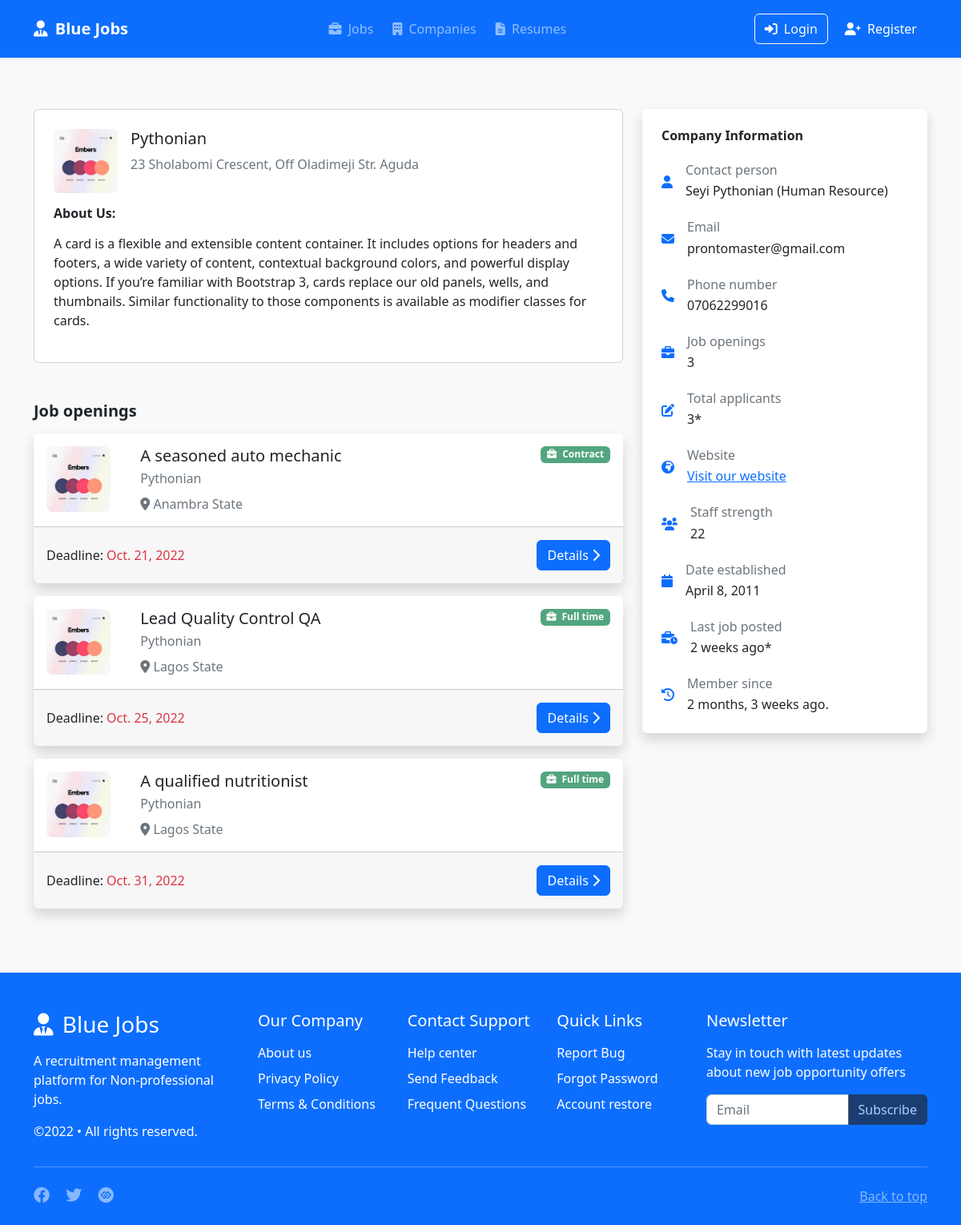
/company/pythonian/, run on the app's committed database.
### account/models.py (models this page shows, shortened)
class Company(models.Model):
    user = models.OneToOneField(User, on_delete=models.CASCADE)
    name = models.CharField('Company name', max_length=100, unique=True)
    slug = models.SlugField(max_length=100, unique=True, null=True)
    about = models.TextField(max_length=5000)
    logo = models.ImageField(upload_to='logos', blank=True) # crop logo to 80x80
    contact_person = models.CharField(max_length=255)
    position_in_company = models.CharField(max_length=50)
    established = models.DateField(blank=True, null=True)
    website = models.URLField(blank=True, null=True)
    address = models.CharField(max_length=50, blank=True)
    staff_strength = models.CharField('Number of employees', max_length=50, blank=True)
    phone_number = models.CharField(max_length=13, blank=True)
    created = models.DateTimeField(_('Created'), auto_now_add=True)
    updated = models.DateTimeField(_('Updated'), auto_now=True)
    class Meta:
        ordering = ['-created']
        verbose_name_plural = 'Companies'

class User(AbstractUser):
    is_company = models.BooleanField(default=False)
    is_employee = models.BooleanField(default=False)
    email_verified = models.BooleanField(default=False)

### jobs/models.py (models this page shows, shortened)
class Job(models.Model):
    class JobStatus(models.TextChoices):
        ACTIVE = 'A', _('Active')
        INACTIVE = 'I', _('Inactive')
    class SalarySchedule(models.TextChoices):
        HOURLY = 'H', _('Hourly')
        DAILY = 'D', _('Daily')
        WEEKLY = 'W', _('Weekly')
        MONTHLY = 'M', _('Monthly')
        YEARLY = 'Y', _('Yearly')
    class GenderStatus(models.TextChoices):
        MALE = 'M', _('Male')
        FEMALE = 'F', _('Female')
    title = models.CharField(verbose_name=_('Title'), max_length=255)
    slug = models.SlugField(verbose_name=_('Slug'), max_length=255, unique=True)
    description = models.TextField(_('Description')) # use RichTextEditor
    salary_mode = models.CharField(
        _('Salary Mode'), max_length=1, choices=SalarySchedule.choices)
    base_salary_amount = models.PositiveIntegerField()
    maximum_salary_amount = models.PositiveIntegerField(blank=True, null=True)
    experience = models.PositiveIntegerField(_('Years of experience'),
                                             blank=True, null=True)
    vacancy = models.PositiveIntegerField(blank=True, null=True)
    application_deadline = models.DateField()
    qualification_title = models.CharField(_('Qualification title'), max_length=50, blank=True)
    gender = models.CharField(max_length=1, choices=GenderStatus.choices, blank=True)
    status = models.CharField(
        max_length=1, choices=JobStatus.choices, default=JobStatus.ACTIVE)
    category = models.ForeignKey(Category, verbose_name=_('Category'), null=True,
                                 related_name='jobs', on_delete=models.SET_NULL)
    jobtype = models.ForeignKey(JobType, verbose_name=_('Job Type'), null=True,
                                on_delete=models.SET_NULL)
    company = models.ForeignKey(Company, verbose_name=_('Company'),
                                related_name='jobs', on_delete=models.CASCADE)
    address = models.CharField(max_length=255, blank=True)
    state = models.ForeignKey(State, verbose_name=_('State'), null=True,
                              on_delete=models.SET_NULL)
    impressions = models.PositiveIntegerField(default=0)
    sponsored = models.BooleanField(_('Sponsored'), default=False)
    created = models.DateTimeField(auto_now_add=True)
    updated = models.DateTimeField(auto_now=True)
    objects = models.Manager()
    active = ActiveJobManager()
    class Meta:
        verbose_name = _('Job')
        verbose_name_plural = _('Jobs')
        ordering = ['application_deadline', '-created']
    def get_absolute_url(self):
        return reverse('jobs:detail', kwargs={'slug': self.slug})

class JobType(models.Model):
    name = models.CharField(_('Name'), unique=True, max_length=15)
    slug = models.SlugField(_('Slug'), unique=True, max_length=15)
    class Meta:
        verbose_name = _('Job Type')
        verbose_name_plural = _('Job Types')
        ordering = ['name']
    def __str__(self):
        return self.name

class State(models.Model):
    name = models.CharField(_('Name'), unique=True, max_length=25)
    slug = models.SlugField(_('Slug'), unique=True, max_length=25)
    class Meta:
        verbose_name = _('State')
        verbose_name_plural = _('States')
        ordering = ['name']
    def __str__(self):
        return self.name

### django_jobs/views.py (the view)
# urls.py: path('company/<slug:slug>/', company_detail, name='company_detail'),
def company_detail(request, slug):
    company = get_object_or_404(Company, slug=slug)
    jobs = company.jobs.all()
    template = 'company_detail.html'
    context = {
        'company': company,
        'jobs': jobs
    }
    return render(request, template, context)

### templates/company_detail.html (shortened to what this page needs)
{% extends "base.html" %}
{% load static %}
{% block content %}
<section class="py-5 bg-light">
    <div class="container my-3">
        <div class="row">
            <div class="col-lg-8">
                <div class="card p-4 mb-5">
                    <div class="d-flex mb-3">
                        <div class="flex-shrink-0">
                            <img src="{% if company.logo %}{{ company.logo.url }}{% else %}https://via.placeholder.com/80{% endif %}" width="80px" height="80px" alt="{{ company.name }}" class="rounded">
                        </div>
                        <div class="ms-3">
                            <h5>{{ company.name }}</h5>
                            <span class="text-muted">{{ company.address }}</span>
                        </div>
                    </div>
                    <h6 class="fw-bold mb-3">About Us:</h6>
                    {{ company.about|linebreaks|safe }}
                </div>
                <h5 class="fw-bold mb-3">Job openings</h5>
                {% for job in jobs %}
                    <div class="col-12 mb-3">{% include 'partials/_job_grid.html' %}</div>
                {% empty %}
                    <div class="d-flex justify-content-center pt-5 mt-5">
                        <img src="{% static 'img/empty.svg' %}" class="img-fluid w-25" alt="">
                    </div>
                {% endfor %}
            </div>
            <div class="col-lg-4">
                <div class="card shadow border-0">
                    <div class="p-4">
                        <h6 class="fw-bold mb-3">Company Information</h6>
                        <div class="d-flex align-items-center mt-4">
                            <div class="flex-shrink-0">
                                <i class="fa-solid fa-user text-primary"></i>
                            </div>
                            <div class="ms-3">
                                <h6 class="mb-1 text-muted">Contact person</h6>
                                <p class="mb-0">{{ company.contact_person }} ({{ company.position_in_company }})</p>
                            </div>
                        </div>
                        <div class="d-flex align-items-center mt-4">
                            <div class="flex-shrink-0">
                                <i class="fa-solid fa-envelope text-primary"></i>
                            </div>
                            <div class="ms-3">
                                <h6 class="mb-1 text-muted">Email</h6>
                                <p class="mb-0">{{ company.user.email }}</p>
                            </div>
                        </div>
                        <div class="d-flex align-items-center mt-4">
                            <div class="flex-shrink-0">
                                <i class="fa-solid fa-phone text-primary"></i>
                            </div>
                            <div class="ms-3">
                                <h6 class="mb-1 text-muted">Phone number</h6>
                                <p class="mb-0">{{ company.phone_number }}</p>
                            </div>
                        </div>
                        <div class="d-flex align-items-center mt-4">
                            <div class="flex-shrink-0">
                                <i class="fa-solid fa-briefcase text-primary"></i>
                            </div>
                            <div class="ms-3">
                                <h6 class="mb-1 text-muted">Job openings</h6>
                                <p class="mb-0">{{ company.jobs.count }}</p>
                            </div>
                        </div>
                        <div class="d-flex align-items-center mt-4">
                            <div class="flex-shrink-0">
                                <i class="fa-solid fa-pen-to-square text-primary"></i>
                            </div>
                            <div class="ms-3">
                                <h6 class="mb-1 text-muted">Total applicants</h6>
                                <p class="mb-0">3*</p>
                            </div>
                        </div>
                        {% if company.website %}
                        <div class="d-flex align-items-center mt-4">
                            <div class="flex-shrink-0">
                                <i class="fa-solid fa-globe-africa text-primary"></i>
                            </div>
                            <div class="ms-3">
                                <h6 class="mb-1 text-muted">Website</h6>
                                <p class="mb-0"><a href="{{ company.website }}" target="_blank">Visit our website</a></p>
                            </div>
                        </div>
                        {% endif %}
                        <div class="d-flex align-items-center mt-4">
                            <div class="flex-shrink-0">
                                <i class="fa-solid fa-users text-primary"></i>
                            </div>
                            <div class="ms-3">
                                <h6 class="mb-1 text-muted">Staff strength</h6>
                                <p class="mb-0">{{ company.staff_strength }}</p>
                            </div>
                        </div>
                        <div class="d-flex align-items-center mt-4">
                            <div class="flex-shrink-0">
                                <i class="fa-solid fa-calendar text-primary"></i>
                            </div>
                            <div class="ms-3">
                                <h6 class="mb-1 text-muted">Date established</h6>
                                <p class="mb-0">{{ company.established }}</p>
                            </div>
                        </div>
                        <div class="d-flex align-items-center mt-4">
                            <div class="flex-shrink-0">
                                <i class="fa-solid fa-business-time text-primary"></i>
                            </div>
                            <div class="ms-3">
                                <h6 class="mb-1 text-muted">Last job posted</h6>
                                <p class="mb-0">2 weeks ago*</p>
                            </div>
                        </div>
                        <div class="d-flex align-items-center mt-4">
                            <div class="flex-shrink-0">
                                <i class="fa-solid fa-clock-rotate-left text-primary"></i>
                            </div>
                            <div class="ms-3">
                                <h6 class="mb-1 text-muted">Member since</h6>
                                <p class="mb-0">{{ company.created|timesince }} ago.</p>
                            </div>
                        </div>
                    </div>
                </div>
            </div>
        </div>
    </div>
</section>
{% endblock %}

### templates/partials/_job_grid.html
<div class="card shadow border-0">
    <div class="card-body">
        <div class="row g-0">
            <div class="col-lg-2 d-none d-lg-block">
                {% if job.company.logo %}<img src="{{ job.company.logo.url }}" width="80px" height="80px" alt="{{ job.company.name }}" class="img-fluid rounded-3">{% endif %}
            </div>
            <div class="col-lg-10">
                <div class="mt-3 mt-lg-0">
                    <span class="badge bg-success opacity-75 float-end"><i class="fa-solid fa-briefcase me-1"></i> {{ job.jobtype }}</span>
                    <h5 class="mb-1">{{ job.title }}</h5>
                    <p class="text-muted mb-0">{{ job.company.name }}</p>
                    <div class="mt-2 text-muted">
                        <i class="fas fa-location-dot"></i> {{ job.state }} State
                    </div>
                </div>
            </div>
        </div>
    </div>
    <div class="p-3 card-footer">
        <div class="d-flex justify-content-between">
            <div class="d-flex align-items-center">
                Deadline: <span class="text-danger ms-1">{% if job.application_deadline %}{{ job.application_deadline }}{% else %}&infin;{% endif %}</span>
            </div>
            <div>
                <a href="{{ job.get_absolute_url }}" class="btn btn-primary">Details <i class="fas fa-chevron-right"></i></a>
            </div>
        </div>
    </div>
</div>

### data on the page
Company: logo (picture), name "Pythonian", address "23 Sholabomi Crescent, Off Oladimeji Str. Aguda", about "A card is a flexible and extensible content container. It includes options for headers and footers, a wide variety of content, contextual background colors, and powerful display options. If you’re familiar with Bootstrap 3, cards replace our old panels, wells, and thumbnails. Similar functionality to those components is available as modifier classes for cards.", contact_person "Seyi Pythonian", position_in_company "Human Resource", user.email "prontomaster@gmail.com", phone_number "07062299016", jobs.count "3", staff_strength "22", established "April 8, 2011", created "2 months, 3 weeks"
Job: company.logo (picture), jobtype "Contract", title "A seasoned auto mechanic", company.name "Pythonian", state "Anambra", application_deadline "Oct. 21, 2022"
Job: company.logo (picture), jobtype "Full time", title "Lead Quality Control QA", company.name "Pythonian", state "Lagos", application_deadline "Oct. 25, 2022"
Job: company.logo (picture), jobtype "Full time", title "A qualified nutritionist", company.name "Pythonian", state "Lagos", application_deadline "Oct. 31, 2022"
